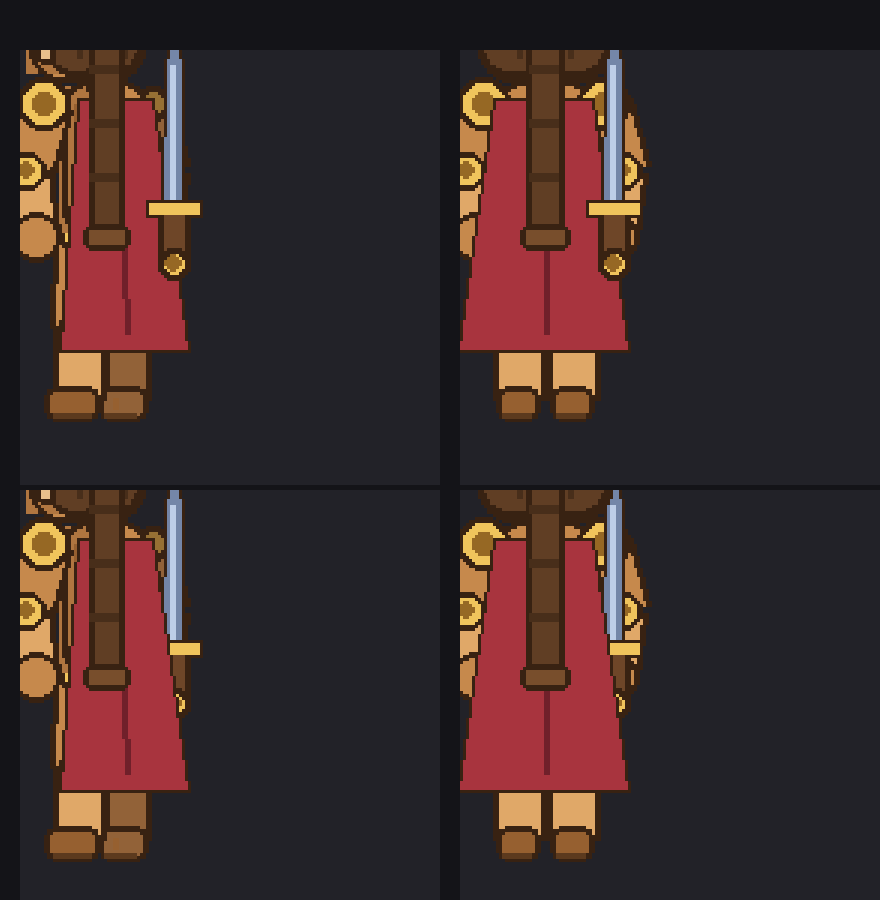
#> input picture tools/weapon_back_compare.png, 880 x 900 px, given in place of head_puppet_s.png, which was not available
$ python check_parts.py weapon_back_compare.png
#> lines starting #> are read from the running program, lines starting #| are printed output that depends on the picture; after the words box and inside, x2 and y2 are one past the last pixel; in counts of white or black regions, pixels touching at a corner belong together
"""检查「身体和头是不是朝同一侧转」。

背景：八向最容易出的错不是某个部件画歪了，而是各部件对「转到哪边了」
给出互相矛盾的信号 —— 头转了、身子没转，或者身子转了、暗面在另一边。
这类错误单看一张图不容易发现，摆到环上一起看又容易被美术风格带偏，
所以用数值断言把它钉住。

判据：每个部位的暗部（WOOD_SHADE / WOOD_FAR）重心，减去亮部
（WOOD / WOOD_L）重心，取符号。同一个视图里，头、躯干、远侧肢体
必须同号 —— 也就是"暗的那一半"必须在同一侧。

    python tools/check_parts.py            检查，失败返回 1
    python tools/check_parts.py -v         打印每个部位的数值
"""

from __future__ import annotations

import sys
from pathlib import Path

import numpy as np
from PIL import Image

ROOT = Path(__file__).resolve().parent.parent
PARTS = ROOT / "assets" / "parts"

DARK = [(176, 118, 64), (146, 98, 56)]          # WOOD_SHADE / WOOD_FAR
LIGHT = [(198, 137, 76), (224, 168, 104)]       # WOOD / WOOD_L
VIEWS = ["s", "sw", "w", "nw", "n"]
# 期望的暗面朝向：正面 3/4 暗面在屏幕右（背面转过去了），背面 3/4 暗面在屏幕左
EXPECT = {"s": "=", "sw": "R", "w": "R", "nw": "L", "n": "="}

# z 表里的近侧（与 core/character/joint_doll.gd 的 NEAR_SIDE 一致）。
# "" = 正/背面，两侧到镜头等距，不该分出远近。
NEAR_SIDE = {"s": "", "sw": "r", "w": "r", "nw": "l", "n": ""}


def arm_far_side(view: str):
    """美术把哪一侧胳膊画成远侧 —— 比平均亮度，暗的那条就是远侧。

    这条断言就是 NW 那格的病历：美术把 "r" 压暗收窄（= 远侧），
    z 表却把 "r" 抬到躯干前面（= 近侧）。两个信号相反，合成出来是
    「暗的、缩小的胳膊压在身体上，亮的沉到背后」，读起来就是
    「近侧肩膀长到背后去了」。美术和 z 序必须同侧，这里用像素把它钉住。
    """
    means = {}
    for side in ("l", "r"):
        p = PARTS / f"arm_{side}" / f"arm_{side}_puppet_{view}.png"
        im = np.array(Image.open(p).convert("RGBA")).astype(float)
        a = im[:, :, 3] > 200
        means[side] = float(im[:, :, :3][a].mean()) if a.any() else 0.0
    if abs(means["l"] - means["r"]) < 2.0:
        return "=", means
    return ("l" if means["l"] < means["r"] else "r"), means


def centroid(rgb, mask, colors, tol=42):
    sel = np.zeros(mask.shape, dtype=bool)
    for c in colors:
        sel |= (np.abs(rgb - np.array(c)).sum(axis=2) < tol) & mask
    xs = np.nonzero(sel)[1]
    return (float(xs.mean()), int(sel.sum())) if xs.size else (None, 0)


def side_of(path: Path):
    im = np.array(Image.open(path).convert("RGBA")).astype(int)
    mask = im[:, :, 3] > 200
#> mask: shape (900, 880) bool; every value is 1
    rgb = im[:, :, :3]
    dx, dn = centroid(rgb, mask, DARK)
#> the loop in centroid, `for c in colors:` made 2 passes
#> pass 1, in centroid, `sel |= (np.abs(rgb - np.array(c)).sum(axis=2) < tol) & mask`:
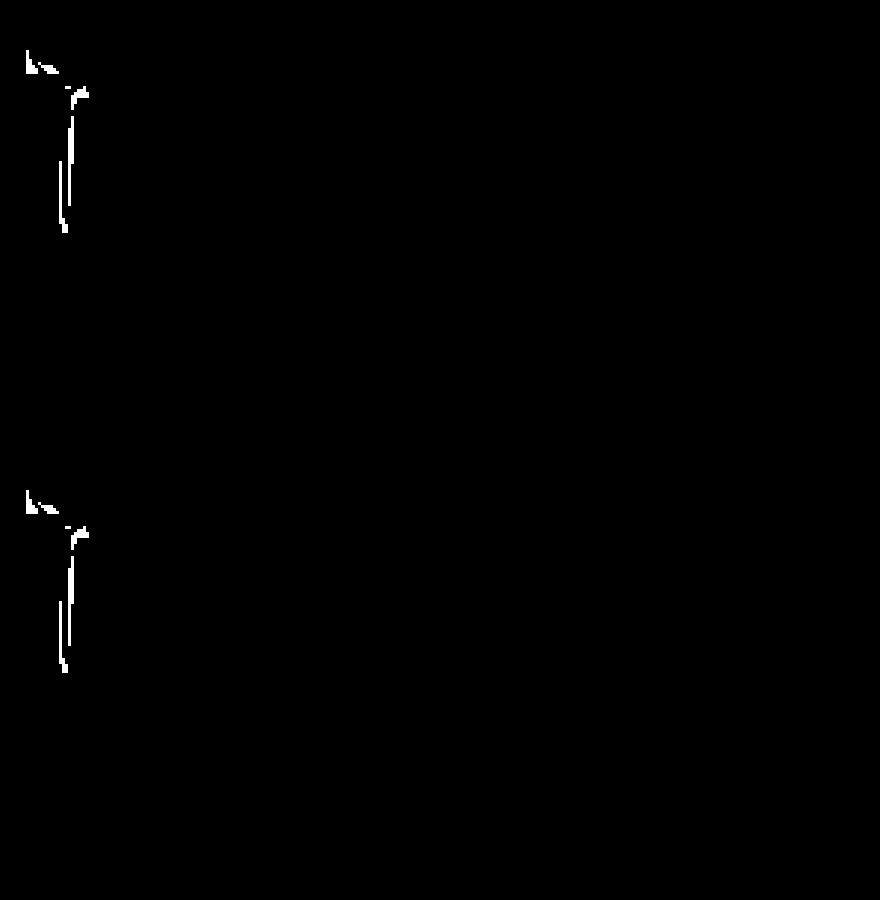
#> sel: shape (900, 880) bool; 0.28% white; 12 white regions (2 under 20 px), largest, box (x1, y1, x2, y2) and area: (68, 116, 74, 206) 378, (68, 556, 74, 646) 378, (59, 161, 68, 233) 261
#> pass 2, in centroid, `sel |= (np.abs(rgb - np.array(c)).sum(axis=2) < tol) & mask`:
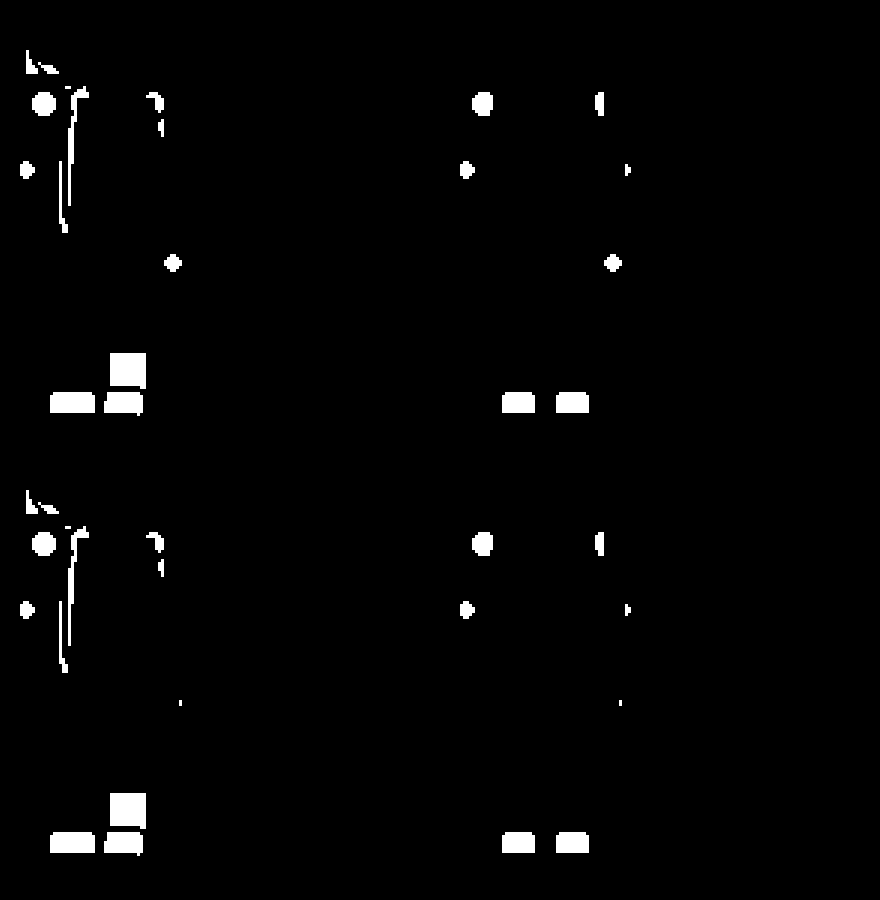
#> sel: shape (900, 880) bool; 1.9% white; 40 white regions (4 under 20 px), largest, box (x1, y1, x2, y2) and area: (110, 353, 146, 389) 1206, (110, 793, 146, 829) 1206, (50, 392, 95, 413) 927
#> in centroid, `xs = np.nonzero(sel)[1]`: xs = 14976 values, max 630 at index 2327, min 20 at index 2187, mean 231.2
#> dx = 231.2; dn = 14976
    lx, ln = centroid(rgb, mask, LIGHT)
#> the loop in centroid (call 2), `for c in colors:` made 2 passes
#> pass 1, in centroid (call 2), `sel |= (np.abs(rgb - np.array(c)).sum(axis=2) < tol) & mask`:
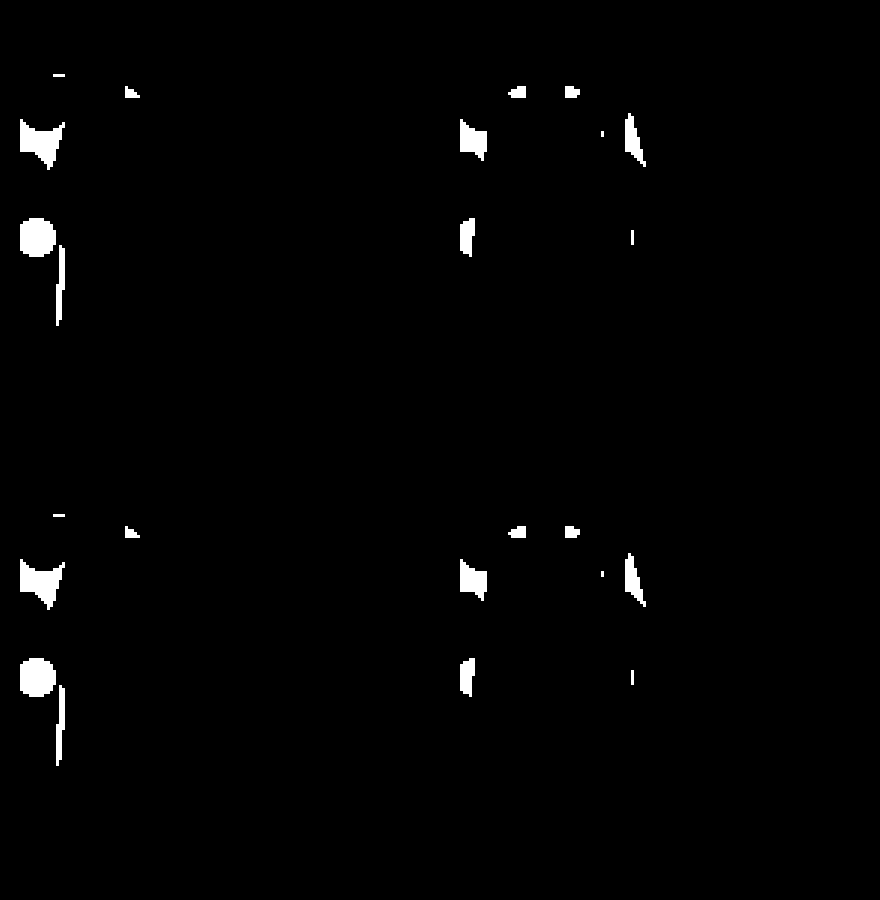
#> sel: shape (900, 880) bool; 1.3% white; 24 white regions (2 under 20 px), largest, box (x1, y1, x2, y2) and area: (20, 119, 65, 170) 1206, (20, 559, 65, 610) 1206, (20, 218, 56, 257) 1188
#> pass 2, in centroid (call 2), `sel |= (np.abs(rgb - np.array(c)).sum(axis=2) < tol) & mask`:
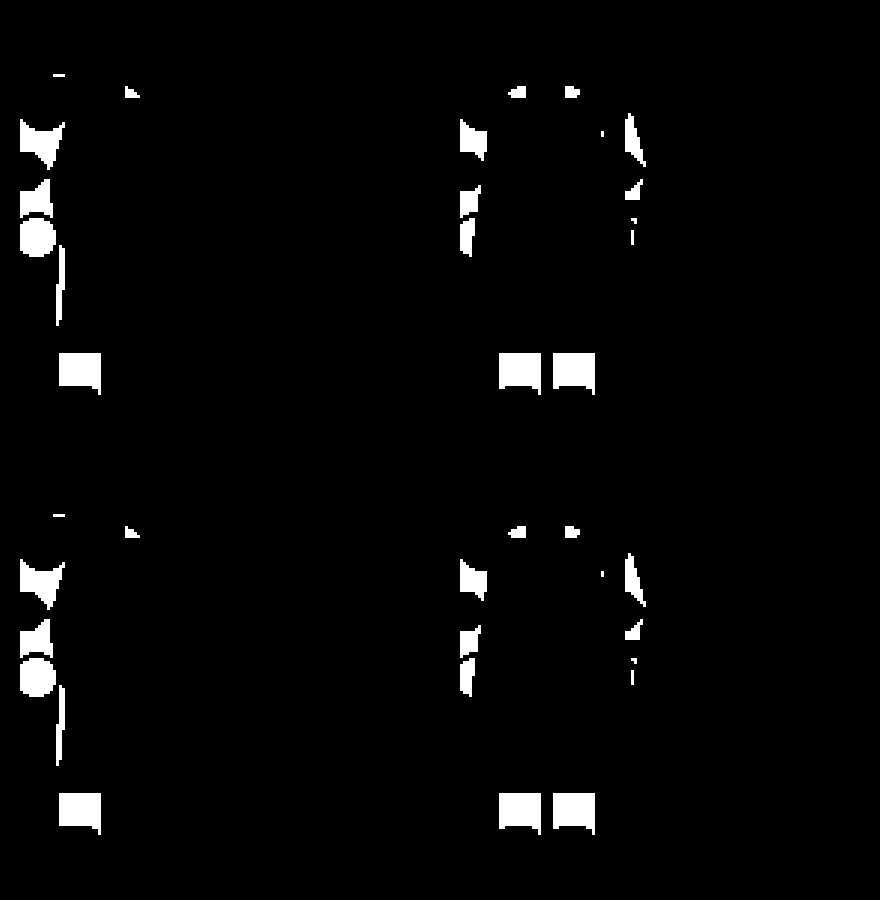
#> sel: shape (900, 880) bool; 2.8% white; 38 white regions (2 under 20 px), largest, box (x1, y1, x2, y2) and area: (499, 353, 541, 395) 1449, (553, 353, 595, 395) 1449, (499, 793, 541, 835) 1449
#> lx = 304; ln = 22014
    # 头上的暗面带很窄（3/4 时大半被后脑的头发压住），样本数门槛要比躯干低
    if dx is None or lx is None or dn < 20 or ln < 60:
        return "?", dx, lx
    d = dx - lx
#> d = -72.85
    return ("R" if d > 0.6 else "L" if d < -0.6 else "="), dx, lx


def main() -> int:
    verbose = "-v" in sys.argv
    bad = 0
    print("%-4s %-16s %-16s %-10s %s" % ("view", "head", "body", "expect", "结果"))
    for v in VIEWS:
        hs, hd, hl = side_of(PARTS / "head" / f"head_puppet_{v}.png")
#> hs = 'L'; hd = 231.2; hl = 304
        bs, bd, bl = side_of(PARTS / "body" / f"body_puppet_{v}.png")
#> bs = 'L'; bd = 231.2; bl = 304
        ok = hs == bs == EXPECT[v]
#> ok = False
        if not ok:
            bad += 1
        if verbose or not ok:
            print("%-4s %-16s %-16s %-10s %s" % (
                v,
                "%s (%.1f/%.1f)" % (hs, hd or -1, hl or -1),
                "%s (%.1f/%.1f)" % (bs, bd or -1, bl or -1),
                EXPECT[v], "OK" if ok else "X 不一致"))
#| s    L (231.2/304.0)  L (231.2/304.0)  =          X 不一致
        else:
            print("%-4s %-16s %-16s %-10s %s" % (v, hs, bs, EXPECT[v], "OK"))
    print()
    # 第二条：美术的「远侧」和 z 表的「远侧」必须是同一侧
    print("%-4s %-8s %-8s %-8s %s" % ("view", "美术远侧", "期望远侧", "亮度 l/r", "结果"))
    for v in VIEWS:
        far, means = arm_far_side(v)
        want = "=" if NEAR_SIDE[v] == "" else ("l" if NEAR_SIDE[v] == "r" else "r")
        ok = far == want
        if not ok:
            bad += 1
        print("%-4s %-8s %-8s %-8s %s" % (
            v, far, want, "%.0f/%.0f" % (means["l"], means["r"]),
            "OK" if ok else "X 美术压暗的一侧 != z 表当远侧的一侧"))

    print()
    if bad:
        print("失败：%d 处朝向/远近不自洽" % bad)
        return 1
    print("全部通过：5 个视图的头/躯干暗面同侧，且美术近远与 z 表一致")
    return 0


if __name__ == "__main__":
#> (the run stopped early here; a loop or call above may not have finished)
